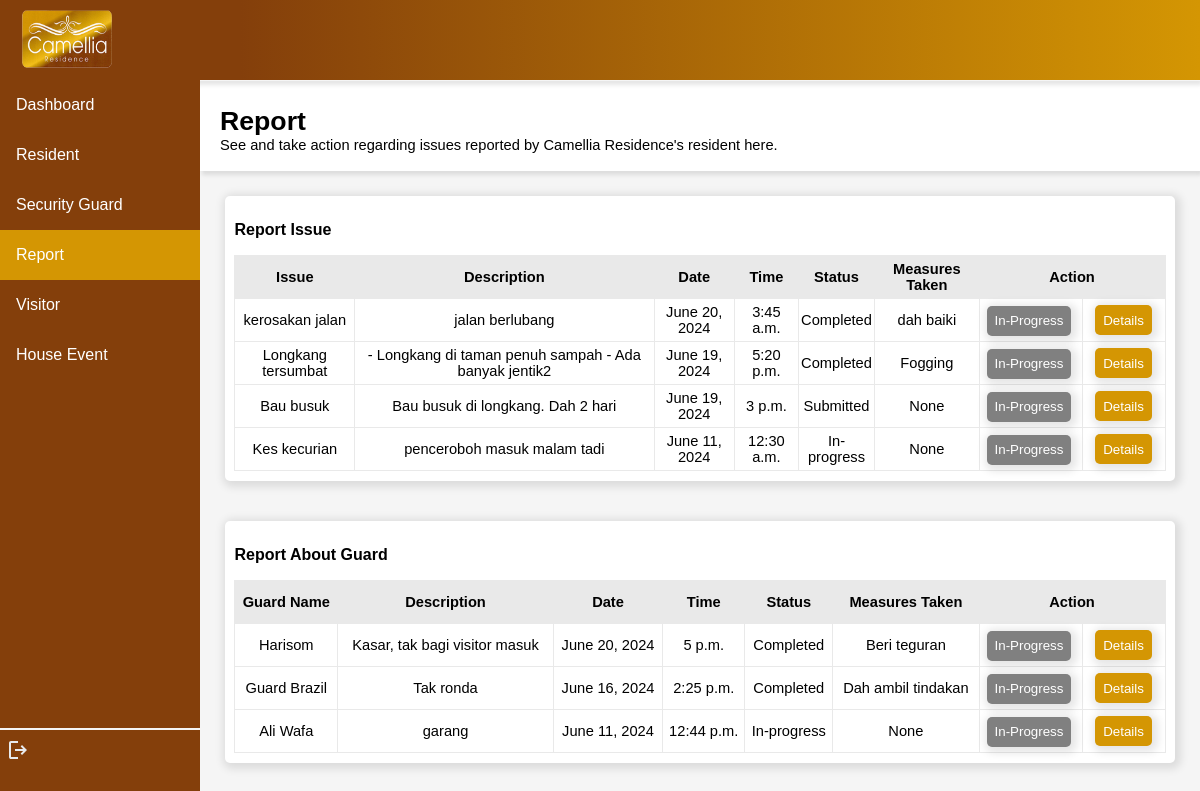
Screenshot of /camelliaresidence/adminreport/AD-01 with the database file from the repository.
### residentialvisitor/models.py (models this page shows)
class ReportIssue(models.Model):
    issueName = models.TextField(max_length=255)
    description = models.TextField(max_length=255)
    date = models.DateField()
    time = models.TimeField()
    status = models.TextField(max_length=10, default='Submitted') #Submitted / In progress / Completed
    measuresTaken = models.TextField(max_length=255, null=True)
    resID = models.ForeignKey(Resident, on_delete=models.CASCADE, null=True)
    guardID = models.ForeignKey(Guard, on_delete=models.CASCADE, null=True)
    adminID = models.ForeignKey(Admin, on_delete=models.CASCADE, null=True)

class ReportGuard(models.Model):
    guardName = models.TextField(max_length=255)
    description = models.TextField(max_length=255)
    date = models.DateField()
    time = models.TimeField()
    status = models.TextField(max_length=10, default='Submitted') #Submitted / In progress / Completed
    measuresTaken = models.TextField(max_length=255, null=True)
    resID = models.ForeignKey(Resident, on_delete=models.CASCADE, null=True)
    guardID = models.ForeignKey(Guard, on_delete=models.CASCADE, null=True)
    adminID = models.ForeignKey(Admin, on_delete=models.CASCADE, null=True)

### residentialvisitor/views.py (the view)
# urls.py: path('adminreport/<str:adminID>', views.admin_report, name='admin_report'),
def admin_report(request, adminID):
    myadmin = Admin.objects.get(adminID=adminID)
    myissue = ReportIssue.objects.all().order_by('-date').values()
    myguard = ReportGuard.objects.all().order_by('-date').values()
    dict = {
        'myadmin':myadmin,
        'myissue':myissue,
        'myguard':myguard
    }
    return render(request, 'admin_report.html', dict)

### residentialvisitor/templates/admin_report.html (shortened to what this page needs)
<!DOCTYPE html>
<html lang="en">
<head>
</head>
<body>
    {% load static %}
    <header>
        <img src="{% static 'logo.png' %}" alt="" width="90px" height="58px" style="float: left; margin-left: 1%;">
    </header>
    <div class="sidenav">
        <a href="{% url 'admin_dashboard' myadmin.adminID %}" id="page">Dashboard</a>
        <a href="{% url 'admin_resident' myadmin.adminID %}" id="page">Resident</a>
        <a href="{% url 'admin_guard' myadmin.adminID %}" id="page">Security Guard</a>
        <a href="{% url 'admin_report' myadmin.adminID %}" class="active" id="page">Report</a>
        <a href="{% url 'admin_visitor' myadmin.adminID %}" id="page">Visitor</a>
        <a href="{% url 'admin_event' myadmin.adminID %}" id="page">House Event</a>
        <br>
        <hr>
        <a href="{% url 'guard_login' %}" style="margin-left: 3%;"><svg xmlns="http://www.w3.org/2000/svg" height="24px" viewBox="0 -960 960 960" width="24px" fill="#e8eaed"><path d="M200-120q-33 0-56.5-23.5T120-200v-560q0-33 23.5-56.5T200-840h280v80H200v560h280v80H200Zm440-160-55-58 102-102H360v-80h327L585-622l55-58 200 200-200 200Z"/></svg></a>
    </div>
    <div class="content">
        <div id="title">
            <p><span style="font-size: 20pt; font-weight: bold;">Report <br></span>See and take action regarding issues reported by Camellia Residence's resident here.</p>
        </div>
        <div style="display: flex; margin: 1%; justify-content: center; height: max-content;">
            <div class="info" style="width: 100%; height: max-content;">
                <p style="font-size: 12pt; font-weight: bold;">Report Issue</p>
                <table>
                    <tr>
                        <th>Issue</th>
                        <th>Description</th>
                        <th>Date</th>
                        <th>Time</th>
                        <th>Status</th>
                        <th>Measures Taken</th>
                        <th colspan="2">Action</th>
                    </tr>
                    {% for x in myissue %}
                    <tr>
                        <td>{{x.issueName}}</td>
                        <td>{{x.description}}</td>
                        <td>{{x.date}}</td>
                        <td>{{x.time}}</td>
                        <td>{{x.status}}</td>
                        <td>{{x.measuresTaken}}</td>
                        <td style="width: 100px;">
                            <form method="post" action="{% url 'admininprogress_issue' myadmin.adminID  x.id %}">
                            <button type="submit" style="background-color: gray; color: white; margin-right: 3%; margin-top: 0.5%;" id="submitbut">In-Progress</button>
                        </form>
                        </td>
                        <td style="width: 80px;"><button><a href="updateissue/{{myadmin.adminID}}/{{x.id}}">Details</a></button></td>
                    </tr>
                    {% endfor %}
                </table>
            </div>
        </div>
        <div style="display: flex; margin: 1%; justify-content: center; height: max-content;">
            <div class="info" style="width: 100%; height: max-content;">
                <p style="font-size: 12pt; font-weight: bold;">Report About Guard</p>
                <table>
                    <tr>
                        <th>Guard Name</th>
                        <th>Description</th>
                        <th>Date</th>
                        <th>Time</th>
                        <th>Status</th>
                        <th>Measures Taken</th>
                        <th colspan="2">Action</th>
                    </tr>
                    {% for x in myguard %}
                    <tr>
                        <td>{{x.guardName}}</td>
                        <td>{{x.description}}</td>
                        <td>{{x.date}}</td>
                        <td>{{x.time}}</td>
                        <td>{{x.status}}</td>
                        <td>{{x.measuresTaken}}</td>
                        <td style="width: 100px;">
                            <form method="post" action="{% url 'admininprogress_reportguard' myadmin.adminID  x.id %}">
                            <button type="submit" style="background-color: gray; color: white; margin-right: 3%; margin-top: 0.5%;" id="submitbut">In-Progress</button>
                        </form>
                        </td>
                        <td style="width: 80px;"><button><a href="updatereportguard/{{myadmin.adminID}}/{{x.id}}">Details</a></button></td>
                    </tr>
                    {% endfor %}
                </table>
            </div>
        </div>
    </div>
</body>
</html>

### residentialvisitor/templates/admin_report.html (style rules this page uses)
body { margin: 0%; top: 0; font-family: Verdana, Geneva, Tahoma, sans-serif; }
header { background-image: linear-gradient(270deg, rgba(212, 150, 3, 1) 0%, rgba(132, 63, 11, 1) 80%); height: 70px; border-bottom: 1px solid whitesmoke; padding-top: 10px; padding-left: 10px; top: 0; position: sticky; background-color: white; box-shadow: 2px 4px 4px rgba(0, 0, 0, 0.1); }
.sidenav { height: 100%; width: 200px; position: fixed; z-index: 1; top: 80px; left: 0; background-color: #843F0B; overflow-x: hidden; }
.sidenav #page { display: block; color: white; padding: 16px; text-decoration: none; }
.sidenav #page.active { background-color: #d49603; color: white; }
div.content { margin-left: 200px; height: 800px; background-color: whitesmoke; font-size: 11pt; }
#title { background-color: white; box-shadow: 2px 4px 4px rgba(0, 0, 0, 0.1); height: 80px; padding-left: 2%; padding-top: 1%; }
.info { background-color: white; box-shadow: 2px 2px 8px 4px rgba(0, 0, 0, 0.1); border-radius: 5px; padding: 1%; margin: 1.5%; }
hr { border: 0.5px solid whitesmoke; margin-top: 330px; }
button { padding-right: 8px; padding-left: 8px; height: 30px; border-radius: 5px; box-shadow: 2px 2px 8px 4px rgba(0, 0, 0, 0.1); border: 0; background-color: #d49603; }
a { text-decoration: none; color: white; }
table,tr,th,td { border: rgb(233, 233, 233) solid 1px; border-collapse: collapse; width: 100%; }
tr,th,td { height: 40px; width: max-content; text-align: center; }
th { background-color: rgb(233, 233, 233); }

### rows the page displays
ReportIssue: issueName "kerosakan jalan", description "jalan berlubang", date "June 20, 2024", time "3:45 a.m.", status "Completed", measuresTaken "dah baiki"
ReportIssue: issueName "Longkang tersumbat", description "- Longkang di taman penuh sampah - Ada banyak jentik2", date "June 19, 2024", time "5:20 p.m.", status "Completed", measuresTaken "Fogging"
ReportIssue: issueName "Bau busuk", description "Bau busuk di longkang. Dah 2 hari", date "June 19, 2024", time "3 p.m.", status "Submitted", measuresTaken "None"
ReportIssue: issueName "Kes kecurian", description "penceroboh masuk malam tadi", date "June 11, 2024", time "12:30 a.m.", status "In-progress", measuresTaken "None"
ReportGuard: guardName "Harisom", description "Kasar, tak bagi visitor masuk", date "June 20, 2024", time "5 p.m.", status "Completed", measuresTaken "Beri teguran"
ReportGuard: guardName "Guard Brazil", description "Tak ronda", date "June 16, 2024", time "2:25 p.m.", status "Completed", measuresTaken "Dah ambil tindakan"
ReportGuard: guardName "Ali Wafa", description "garang", date "June 11, 2024", time "12:44 p.m.", status "In-progress", measuresTaken "None"
